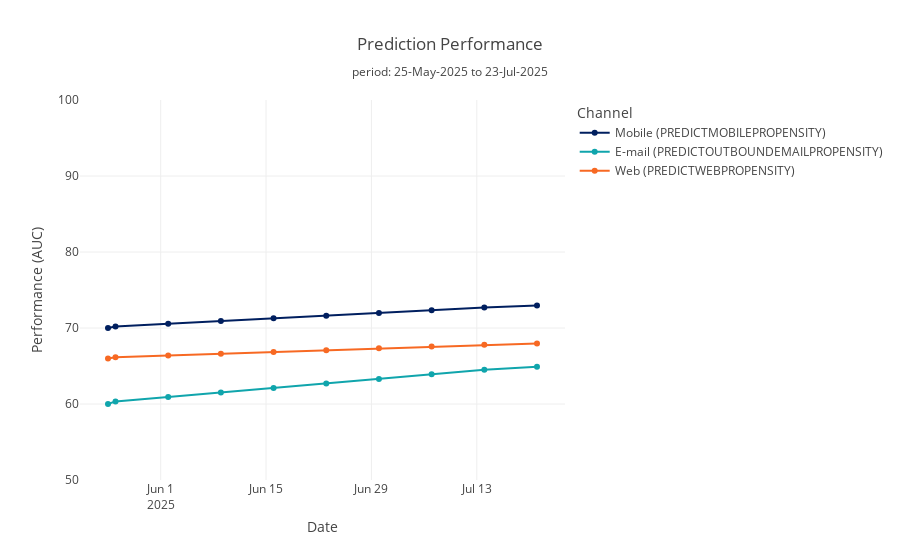

The notebook cell saved with this chart:
### Markdown cell above
# Prediction Trends

Summarization by default is over all time. You can pass in an argument to summarize by day, week or any other period as supported by the (Polars time offset string language)[https://docs.pola.rs/api/python/stable/reference/expressions/api/polars.Expr.dt.offset_by.html].

This trend data can then easily be visualized.

### Code cell
prediction.plot.performance_trend("1w")

### Figure 1 — Plotly figure (JSON) as saved in the notebook; plotly's stock layout.template omitted (floating-point values rounded to 4 significant figures)
{"data": [{"customdata": [["1 days", 520, 18000, 750, 18000, 0.04, 360, 18000, 0.01961, 450, 18000, 0.02439], ["7 days", 3664.0, 126000, 5321.0, 126000, 0.04052, 2520, 126000, 0.01961, 3150, 126000, 0.02439], ["7 days", 3705.0, 126000, 5446.0, 126000, 0.04143, 2520, 126000, 0.01961, 3150, 126000, 0.02439], ["7 days", 3747.0, 126000, 5570.0, 126000, 0.04234, 2520, 126000, 0.01961, 3150, 126000, 0.02439], ["7 days", 3788.0, 126000, 5695.0, 126000, 0.04324, 2520, 126000, 0.01961, 3150, 126000, 0.02439], ["7 days", 3830.0, 126000, 5819.0, 126000, 0.04415, 2520, 126000, 0.01961, 3150, 126000, 0.02439], ["7 days", 3871.0, 126000, 5944.0, 126000, 0.04505, 2520, 126000, 0.01961, 3150, 126000, 0.02439], ["7 days", 3913.0, 126000, 6069.0, 126000, 0.04595, 2520, 126000, 0.01961, 3150, 126000, 0.02439], ["7 days", 3954.0, 126000, 6193.0, 126000, 0.04685, 2520, 126000, 0.01961, 3150, 126000, 0.02439], ["3 days", 1707.0, 54000, 2692.0, 54000, 0.04749, 1080, 54000, 0.01961, 1350, 54000, 0.02439]], "hovertemplate": "Prediction=Mobile (PREDICTMOBILEPROPENSITY)<br>Date=%{x}<br>Performance=%{y}<br>Period=%{customdata[0]}<br>Positives=%{customdata[1]}<br>Negatives=%{customdata[2]}<br>Positives_Test=%{customdata[3]}<br>Negatives_Test=%{customdata[4]}<br>CTR_Test=%{customdata[5]:.3%}<br>Positives_Control=%{customdata[6]}<br>Negatives_Control=%{customdata[7]}<br>CTR_Control=%{customdata[8]:.3%}<br>Positives_NBA=%{customdata[9]}<br>Negatives_NBA=%{customdata[10]}<br>CTR_NBA=%{customdata[11]:.3%}<extra></extra>", "legendgroup": "Mobile (PREDICTMOBILEPROPENSITY)", "line": {"color": "#001F5F", "dash": "solid"}, "marker": {"symbol": "circle"}, "mode": "lines+markers", "name": "Mobile (PREDICTMOBILEPROPENSITY)", "orientation": "v", "showlegend": true, "type": "scatter", "x": ["2025-05-25", "2025-05-26", "2025-06-02", "2025-06-09", "2025-06-16", "2025-06-23", "2025-06-30", "2025-07-07", "2025-07-14", "2025-07-21"], "xaxis": "x", "y": [70.0, 70.2, 70.56, 70.92, 71.27, 71.63, 71.98, 72.34, 72.69, 72.95], "yaxis": "y"}, {"customdata": [["1 days", 380, 30000, 480, 30000, 0.01575, 300, 30000, 0.009901, 360, 30000, 0.01186], ["7 days", 2679.0, 210000, 3417.0, 210000, 0.01601, 2100, 210000, 0.009901, 2520, 210000, 0.01186], ["7 days", 2712.0, 210000, 3517.0, 210000, 0.01647, 2100, 210000, 0.009901, 2520, 210000, 0.01186], ["7 days", 2745.0, 210000, 3616.0, 210000, 0.01693, 2100, 210000, 0.009901, 2520, 210000, 0.01186], ["7 days", 2779.0, 210000, 3716.0, 210000, 0.01739, 2100, 210000, 0.009901, 2520, 210000, 0.01186], ["7 days", 2812.0, 210000, 3816.0, 210000, 0.01785, 2100, 210000, 0.009901, 2520, 210000, 0.01186], ["7 days", 2845.0, 210000, 3915.0, 210000, 0.0183, 2100, 210000, 0.009901, 2520, 210000, 0.01186], ["7 days", 2878.0, 210000, 4015.0, 210000, 0.01876, 2100, 210000, 0.009901, 2520, 210000, 0.01186], ["7 days", 2912.0, 210000, 4115.0, 210000, 0.01922, 2100, 210000, 0.009901, 2520, 210000, 0.01186], ["3 days", 1258.0, 90000, 1794.0, 90000, 0.01954, 900, 90000, 0.009901, 1080, 90000, 0.01186]], "hovertemplate": "Prediction=E-mail (PREDICTOUTBOUNDEMAILPROPENSITY)<br>Date=%{x}<br>Performance=%{y}<br>Period=%{customdata[0]}<br>Positives=%{customdata[1]}<br>Negatives=%{customdata[2]}<br>Positives_Test=%{customdata[3]}<br>Negatives_Test=%{customdata[4]}<br>CTR_Test=%{customdata[5]:.3%}<br>Positives_Control=%{customdata[6]}<br>Negatives_Control=%{customdata[7]}<br>CTR_Control=%{customdata[8]:.3%}<br>Positives_NBA=%{customdata[9]}<br>Negatives_NBA=%{customdata[10]}<br>CTR_NBA=%{customdata[11]:.3%}<extra></extra>", "legendgroup": "E-mail (PREDICTOUTBOUNDEMAILPROPENSITY)", "line": {"color": "#10A5AC", "dash": "solid"}, "marker": {"symbol": "circle"}, "mode": "lines+markers", "name": "E-mail (PREDICTOUTBOUNDEMAILPROPENSITY)", "orientation": "v", "showlegend": true, "type": "scatter", "x": ["2025-05-25", "2025-05-26", "2025-06-02", "2025-06-09", "2025-06-16", "2025-06-23", "2025-06-30", "2025-07-07", "2025-07-14", "2025-07-21"], "xaxis": "x", "y": [60.0, 60.34, 60.93, 61.53, 62.12, 62.71, 63.31, 63.9, 64.49, 64.92], "yaxis": "y"}, {"customdata": [["1 days", 5720, 120000, 8400, 120000, 0.06542, 4200, 120000, 0.03382, 4560, 120000, 0.03661], ["7 days", 40610.0, 840000, 60510.0, 840000, 0.06719, 29400, 840000, 0.03382, 31920, 840000, 0.03661], ["7 days", 41610.0, 840000, 63500.0, 840000, 0.07028, 29400, 840000, 0.03382, 31920, 840000, 0.03661], ["7 days", 42600.0, 840000, 66490.0, 840000, 0.07335, 29400, 840000, 0.03382, 31920, 840000, 0.03661], ["7 days", 43600.0, 840000, 69480.0, 840000, 0.07639, 29400, 840000, 0.03382, 31920, 840000, 0.03661], ["7 days", 44600.0, 840000, 72470.0, 840000, 0.07942, 29400, 840000, 0.03382, 31920, 840000, 0.03661], ["7 days", 45590.0, 840000, 75460.0, 840000, 0.08243, 29400, 840000, 0.03382, 31920, 840000, 0.03661], ["7 days", 46590.0, 840000, 78450.0, 840000, 0.08541, 29400, 840000, 0.03382, 31920, 840000, 0.03661], ["7 days", 47590.0, 840000, 81440.0, 840000, 0.08838, 29400, 840000, 0.03382, 31920, 840000, 0.03661], ["3 days", 20700.0, 360000, 35820.0, 360000, 0.09049, 12600, 360000, 0.03382, 13680, 360000, 0.03661]], "hovertemplate": "Prediction=Web (PREDICTWEBPROPENSITY)<br>Date=%{x}<br>Performance=%{y}<br>Period=%{customdata[0]}<br>Positives=%{customdata[1]}<br>Negatives=%{customdata[2]}<br>Positives_Test=%{customdata[3]}<br>Negatives_Test=%{customdata[4]}<br>CTR_Test=%{customdata[5]:.3%}<br>Positives_Control=%{customdata[6]}<br>Negatives_Control=%{customdata[7]}<br>CTR_Control=%{customdata[8]:.3%}<br>Positives_NBA=%{customdata[9]}<br>Negatives_NBA=%{customdata[10]}<br>CTR_NBA=%{customdata[11]:.3%}<extra></extra>", "legendgroup": "Web (PREDICTWEBPROPENSITY)", "line": {"color": "#F76923", "dash": "solid"}, "marker": {"symbol": "circle"}, "mode": "lines+markers", "name": "Web (PREDICTWEBPROPENSITY)", "orientation": "v", "showlegend": true, "type": "scatter", "x": ["2025-05-25", "2025-05-26", "2025-06-02", "2025-06-09", "2025-06-16", "2025-06-23", "2025-06-30", "2025-07-07", "2025-07-14", "2025-07-21"], "xaxis": "x", "y": [66.0, 66.14, 66.37, 66.61, 66.85, 67.08, 67.32, 67.56, 67.8, 67.97], "yaxis": "y"}], "layout": {"legend": {"title": {"text": "Channel"}, "tracegroupgap": 0}, "title": {"text": "Prediction Performance<br><sub>period: 25-May-2025 to 23-Jul-2025</sub>"}, "xaxis": {"anchor": "y", "domain": [0, 1], "title": {"text": "Date"}}, "yaxis": {"anchor": "x", "domain": [0, 1], "range": [50, 100], "title": {"text": "Performance (AUC)"}}}}
